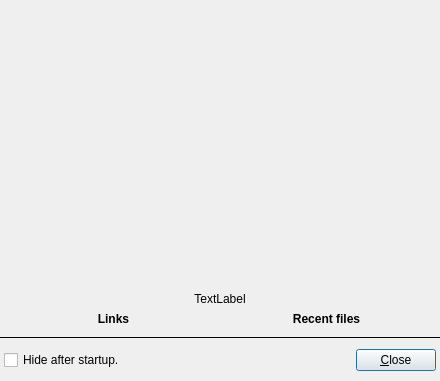
<?xml version="1.0" encoding="UTF-8"?>
<ui version="4.0">
 <class>WdgSplash</class>
 <widget class="QWidget" name="WdgSplash">
  <property name="geometry">
   <rect>
    <x>0</x>
    <y>0</y>
    <width>440</width>
    <height>381</height>
   </rect>
  </property>
  <property name="sizePolicy">
   <sizepolicy hsizetype="Fixed" vsizetype="Preferred">
    <horstretch>0</horstretch>
    <verstretch>0</verstretch>
   </sizepolicy>
  </property>
  <property name="windowOpacity">
   <double>1.000000000000000</double>
  </property>
  <layout class="QVBoxLayout" name="verticalLayout">
   <property name="margin">
    <number>0</number>
   </property>
   <item>
    <widget class="QLabel" name="lblSplash">
     <property name="enabled">
      <bool>true</bool>
     </property>
     <property name="sizePolicy">
      <sizepolicy hsizetype="Fixed" vsizetype="Fixed">
       <horstretch>0</horstretch>
       <verstretch>0</verstretch>
      </sizepolicy>
     </property>
     <property name="minimumSize">
      <size>
       <width>440</width>
       <height>286</height>
      </size>
     </property>
     <property name="text">
      <string/>
     </property>
     <property name="pixmap">
      <pixmap>../../2.8/krita/data/splash/splash_screen.xpm</pixmap>
     </property>
     <property name="alignment">
      <set>Qt::AlignCenter</set>
     </property>
     <property name="indent">
      <number>0</number>
     </property>
    </widget>
   </item>
   <item>
    <widget class="QLabel" name="lblVersion">
     <property name="text">
      <string>TextLabel</string>
     </property>
     <property name="alignment">
      <set>Qt::AlignCenter</set>
     </property>
     <property name="margin">
      <number>4</number>
     </property>
    </widget>
   </item>
   <item>
    <layout class="QHBoxLayout" name="horizontalLayout">
     <property name="leftMargin">
      <number>10</number>
     </property>
     <property name="rightMargin">
      <number>10</number>
     </property>
     <property name="bottomMargin">
      <number>2</number>
     </property>
     <item>
      <widget class="QLabel" name="lblLinks">
       <property name="sizePolicy">
        <sizepolicy hsizetype="Preferred" vsizetype="MinimumExpanding">
         <horstretch>0</horstretch>
         <verstretch>0</verstretch>
        </sizepolicy>
       </property>
       <property name="styleSheet">
        <string notr="true"/>
       </property>
       <property name="text">
        <string>&lt;html&gt;&lt;head/&gt;&lt;body&gt;&lt;p align=&quot;center&quot;&gt;&lt;span style=&quot; font-weight:600;&quot;&gt;Links&lt;/span&gt;&lt;/p&gt;&lt;/body&gt;&lt;/html&gt;</string>
       </property>
       <property name="textFormat">
        <enum>Qt::RichText</enum>
       </property>
       <property name="alignment">
        <set>Qt::AlignLeading|Qt::AlignLeft|Qt::AlignTop</set>
       </property>
       <property name="openExternalLinks">
        <bool>true</bool>
       </property>
      </widget>
     </item>
     <item>
      <widget class="QLabel" name="lblRecent">
       <property name="text">
        <string>&lt;html&gt;&lt;head/&gt;&lt;body&gt;&lt;p align=&quot;center&quot;&gt;&lt;span style=&quot; font-weight:600;&quot;&gt;Recent files&lt;/span&gt;&lt;/p&gt;&lt;/body&gt;&lt;/html&gt;</string>
       </property>
       <property name="textFormat">
        <enum>Qt::RichText</enum>
       </property>
       <property name="alignment">
        <set>Qt::AlignLeading|Qt::AlignLeft|Qt::AlignTop</set>
       </property>
       <property name="openExternalLinks">
        <bool>false</bool>
       </property>
      </widget>
     </item>
    </layout>
   </item>
   <item>
    <widget class="Line" name="line">
     <property name="frameShadow">
      <enum>QFrame::Plain</enum>
     </property>
     <property name="orientation">
      <enum>Qt::Horizontal</enum>
     </property>
    </widget>
   </item>
   <item>
    <layout class="QHBoxLayout" name="horizontalLayout_2">
     <property name="leftMargin">
      <number>4</number>
     </property>
     <property name="topMargin">
      <number>4</number>
     </property>
     <property name="rightMargin">
      <number>4</number>
     </property>
     <property name="bottomMargin">
      <number>10</number>
     </property>
     <item>
      <widget class="QCheckBox" name="chkShowAtStartup">
       <property name="sizePolicy">
        <sizepolicy hsizetype="MinimumExpanding" vsizetype="Fixed">
         <horstretch>0</horstretch>
         <verstretch>0</verstretch>
        </sizepolicy>
       </property>
       <property name="text">
        <string>Hide after startup.</string>
       </property>
      </widget>
     </item>
     <item>
      <widget class="QPushButton" name="bnClose">
       <property name="text">
        <string>&amp;Close</string>
       </property>
       <property name="autoDefault">
        <bool>true</bool>
       </property>
       <property name="default">
        <bool>true</bool>
       </property>
      </widget>
     </item>
    </layout>
   </item>
  </layout>
 </widget>
 <resources/>
 <connections/>
</ui>
